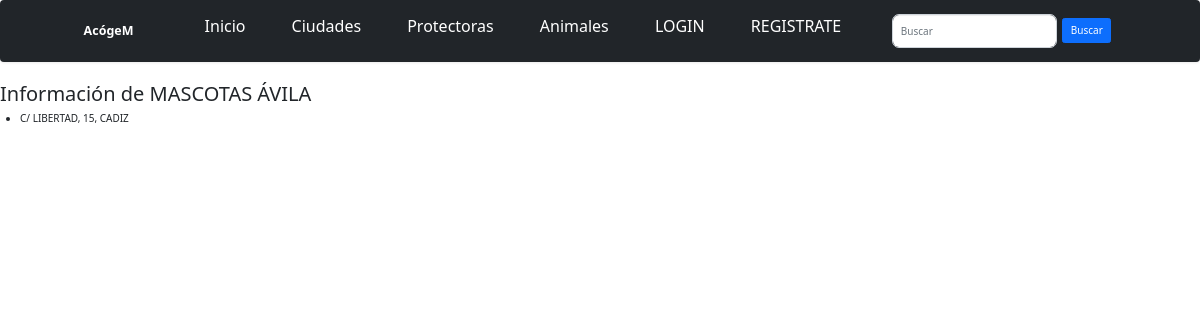
The page /protectoras/2/ on the database its author committed.
### AcogeM_app/models.py (models this page shows, shortened)
class Protectora(models.Model):
    ciudad = models.ForeignKey(Ciudad, on_delete=models.CASCADE)
    nom = models.CharField('Nombre', max_length=100)
    direc = models.CharField('Direccion', max_length=200)
    fotopro = models.ImageField('Imagen', blank=True, null=True, upload_to='img')
    class Meta:
    	verbose_name_plural = "Protectoras"

class Ciudad(models.Model):
    nom = models.CharField('Nombre', max_length=50)
    pob = models.IntegerField('Población', default=0)
    fotociu = models.ImageField('Imagen', blank=True, null=True, upload_to='img')
    def __str__(self):
    	return f'{self.nom}'
    class Meta:
    	verbose_name_plural = "Ciudades"

### AcogeM_app/views.py (the view)
# urls.py: path('protectoras/<int:pk>/', ProtectoraDetailView.as_view(), name='protectora-detail'),
class ProtectoraDetailView(DetailView):
	model = Protectora

### AcogeM_app/templates/AcogeM_app/protectora_detail.html
{% extends "base.html" %}
{% block content %}
    <h2>Información de {{ protectora.nom }}</h2>
    <ul>
        <li>{{ protectora.direc }}, {{ protectora.ciudad }}</li>
    </ul>
{% endblock %}

### rows shown on the page
Protectora: nom "MASCOTAS ÁVILA", direc "C/ LIBERTAD, 15", ciudad "CADIZ"
